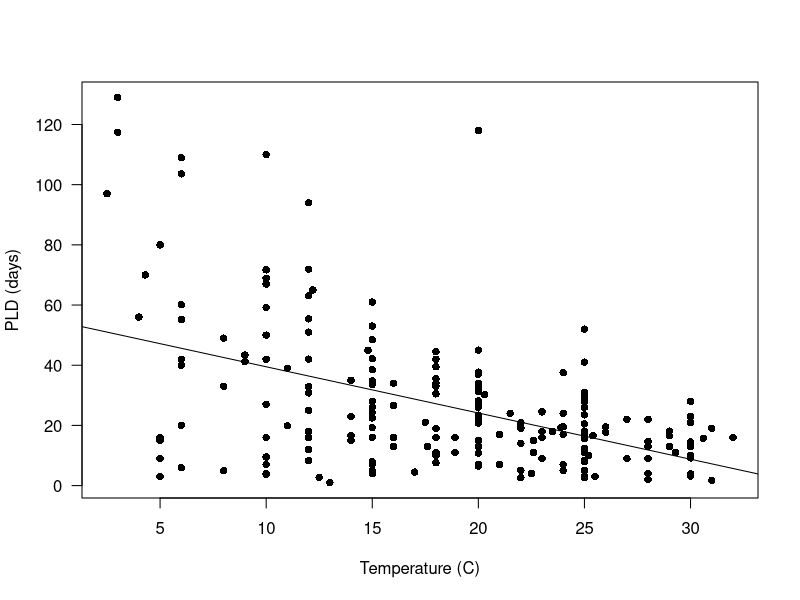
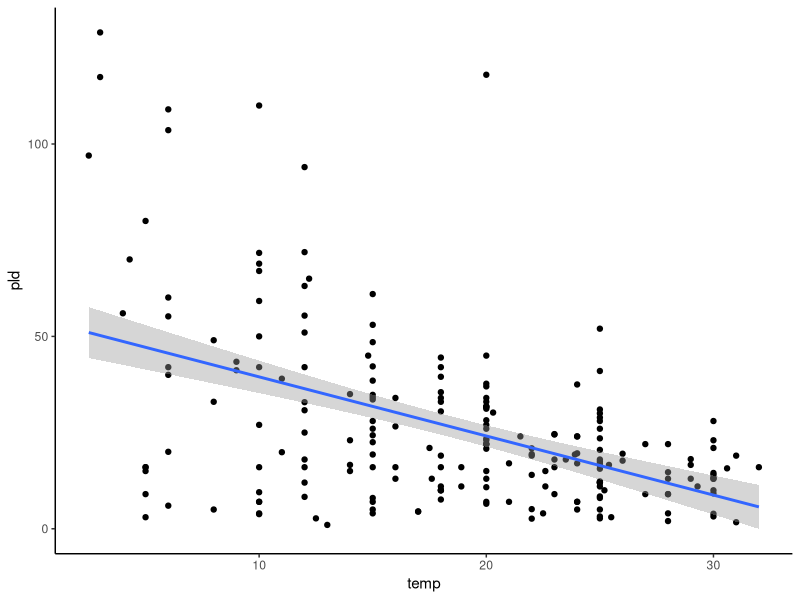
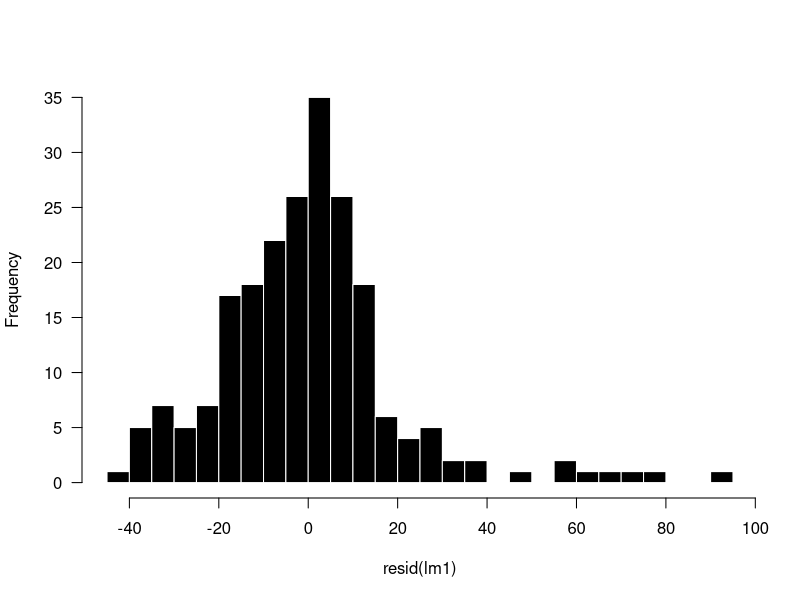
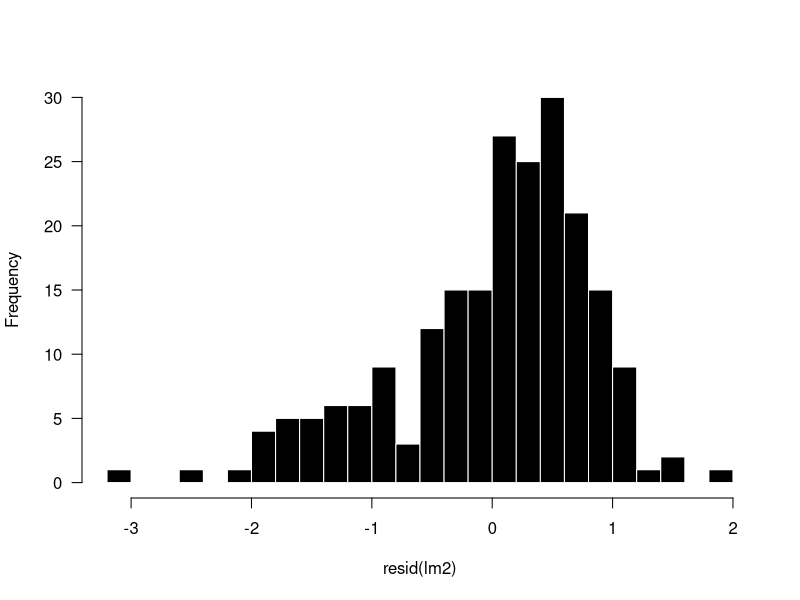
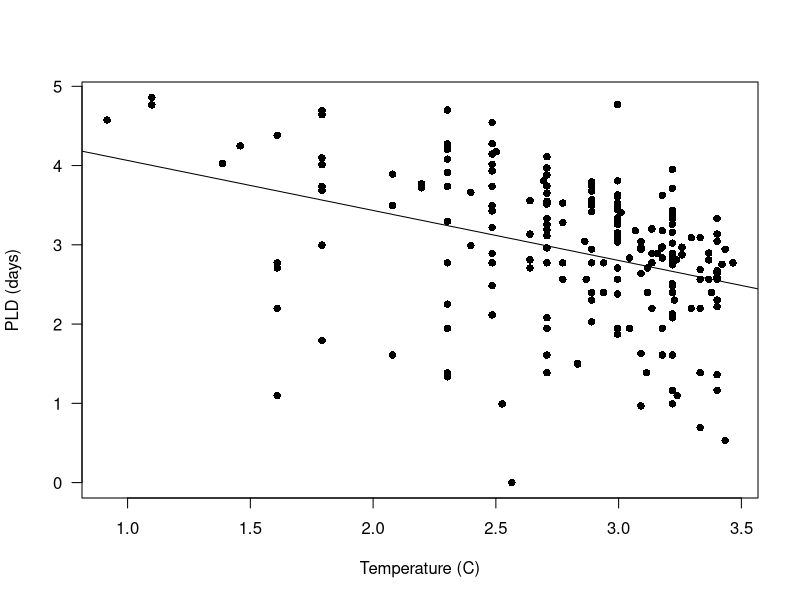
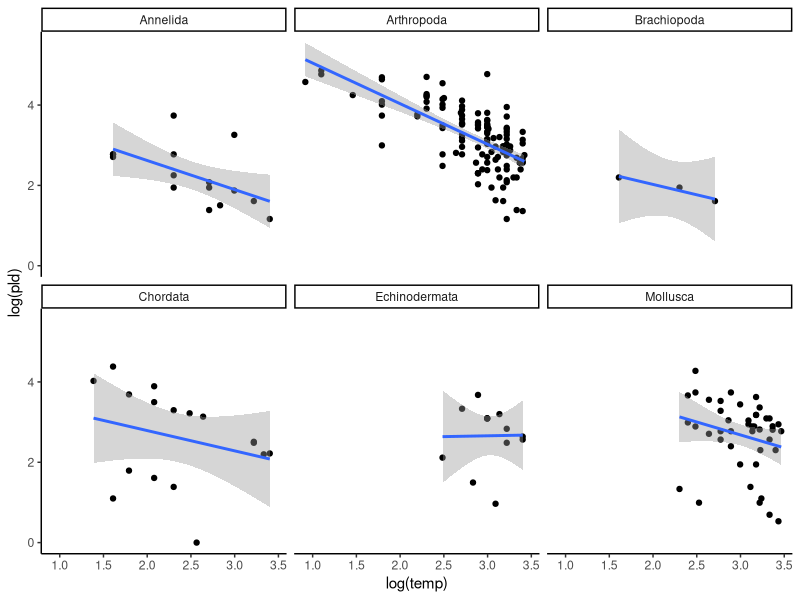
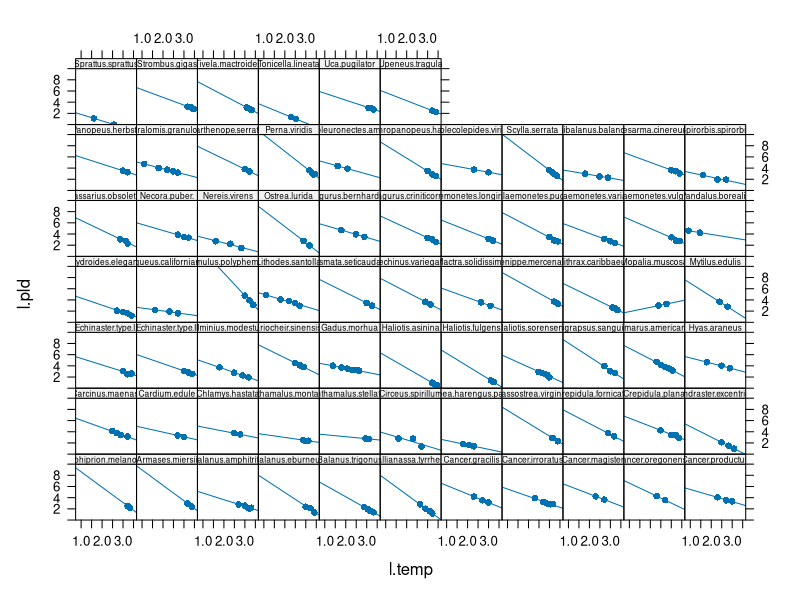
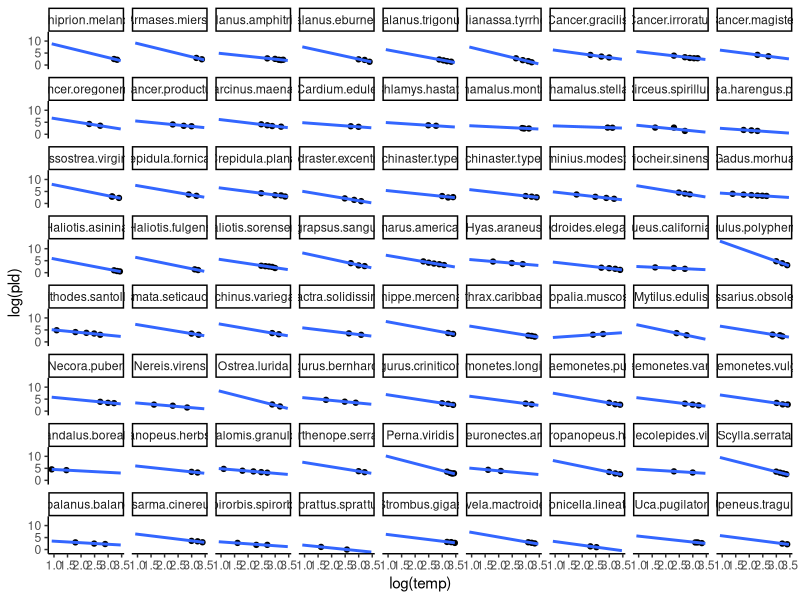

These charts were generated, in order, by the following R code:
# Install packages
library(arm)
library(lattice)
library(tidyverse)

# Read in data
df <- read.table('PLD.txt',na.strings='NA',header=T)

str(df)
head(df)
dim(df)
summary(df)

# Plot PLD temp relationship (can be done a lot of ways)
# Base R
plot(pld ~ temp, data=df,
     xlab='Temperature (C)', ylab='PLD (days)',
     pch = 16,las=1)
abline(lm(pld ~ temp, data=df)) 

# ggplot
ggplot(df, aes(y = pld, x= temp)) +
        geom_point() +
        theme_classic() +
        stat_smooth(method = "lm") 


# Fit linear model and check diagnostics
lm1 <- lm(pld ~ temp, data=df)
summary(lm1)

# Histogram of residuals
hist(resid(lm1), breaks=20, las=1, col=1, border='white', main='')

# Assumption of homoscedasticity is violated, we will work with log(temp) and log(pld)

# Log-transform the pld and temp data
lm2 <- lm(log(pld) ~ log(temp), data=df)

# Histogram of residuals
hist(resid(lm2),breaks=20, las=1, col=1, border='white', main='')

# Residual plots look better

# Summary of model output
summary(lm2)
plot(log(pld) ~ log(temp), data=df,
     xlab='Temperature (C)', ylab='PLD (days)',
     pch = 16,las=1)
abline(lm2)

# With phylum memberships
ggplot(df, aes(y = log(pld), x = log(temp))) +
        geom_point() +
        theme_classic() +
        stat_smooth(method = "lm") +
        facet_wrap(~phylum)


####################
# Add random effects
library(lme4)

# Make log-transformed variables
df$l.pld <- log(df$pld)
df$l.temp <- log(df$temp)

# Plot raw (OLS) regressions
xyplot(l.pld ~ l.temp | species, df, pch=16, type = c("p", "r"),
       ylim=c(0,10),par.strip.text=list(cex=0.5))

ggplot(df, aes(y = log(pld), x = log(temp))) +
        geom_point() +
        theme_classic() +
        stat_smooth(method = "lm",fullrange = T, se = F) +
        facet_wrap(~species)

# Evidence for which parameters to be Random Effects?

# Random intercepts
mm1 <- lmer(l.pld ~ l.temp + (1 | species), data = df)
summary(mm1)
coef(mm1)$species

# ICC (only with a random-intercepts model!)
vars <- as.data.frame(VarCorr(mm1))
ICC <- vars$vcov[1] / (vars$vcov[1] + vars$vcov[2])
ICC # Proportion of the total variance in Y that is accounted for by the clustering.

# Random slopes
mm2 <- lmer(l.pld ~ l.temp + ( 0 + l.temp | species), data = df)
summary(mm2)
coef(mm2)$species

# Random intercept and slope (correlated)
mm3 <- lmer(l.pld ~ l.temp + (l.temp | species), data = df)
summary(mm3)
coef(mm3)$species

# Note that random slopes and random intercepts in mixed model are not the 
# same estimates as those produced by the random effects model!!!!

params <- as.data.frame(coef(mm3)$species)
params$RIntonly <- coef(mm1)$species[,1]
params$RSlonly <- coef(mm2)$species[,2]

colnames(params) <- c("REM.int","REM.sl","RIntonly","RSntonly")

library(patchwork)
REM.int <- ggplot(params) +
        geom_histogram(aes(x = REM.int), binwidth = 0.5, 
                       col = "white", fill = "darkblue") +
        xlim(0,15) +
        theme_classic(base_size = 15) +
        ggtitle("Random Intercepts (w/ Random Slopes)")

RIntonly <- ggplot(params) +
        geom_histogram(aes(x = RIntonly), binwidth = 0.5, 
                       col = "white", fill = "darkred") +
        xlim(0,15) +
        theme_classic(base_size = 15) +
        ggtitle("Random Intercepts (w/ Fixed Slopes)")

REM.sl <- ggplot(params) +
        geom_histogram(aes(x = REM.sl), binwidth = 0.25, 
                       col = "white", fill = "darkblue") +
        xlim(-3,0) +
        theme_classic(base_size = 15) +
        ggtitle("Random Slopes (w/ Random Intercepts)")

RSntonly <- ggplot(params) +
        geom_histogram(aes(x = RSntonly), binwidth = 0.25, 
                       col = "white", fill = "darkred") +
        xlim(-3,0) +
        theme_classic(base_size = 15) +
        ggtitle("Random Slopes (w/ Fixed Intercepts)")

(RIntonly / REM.int) | (RSntonly / REM.sl)
